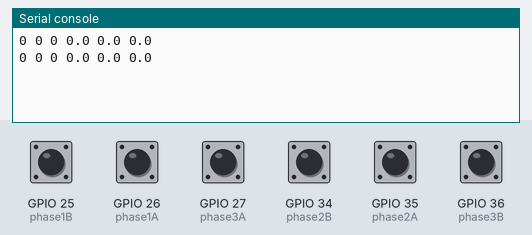
A program run on a simulated ESP32 board running MicroPython. Parts: the last lines printed to the serial console. The test bench sets the inputs (shaded band); at power-on: GPIO 25 (phase1B), GPIO 26 (phase1A), GPIO 27 (phase3A), GPIO 34 (phase2B), GPIO 35 (phase2A), GPIO 36 (phase3B) HIGH.

Above: at 1.2 s.
1.3 s: GPIO 26 (phase1A) pulled LOW for 0.15 s
At 2.7 s:
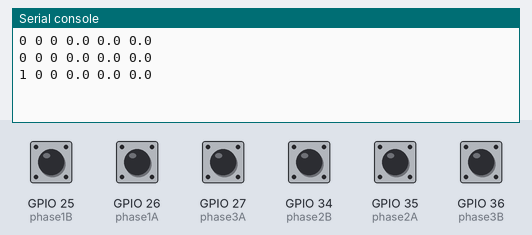
2.9 s: GPIO 27 (phase3A) pulled LOW for 0.15 s
At 3.8 s:
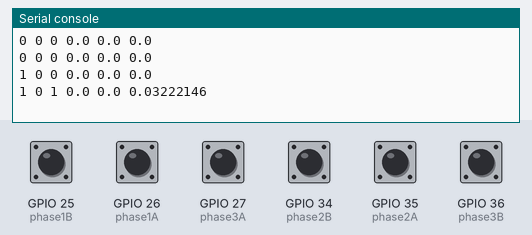
4.5 s: GPIO 35 (phase2A) pulled LOW for 0.15 s
At 5.4 s:
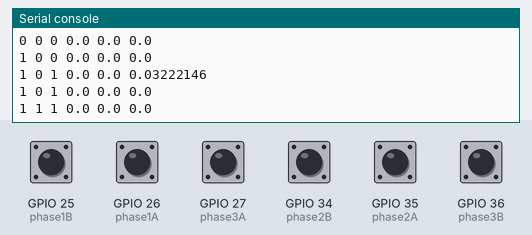
6.1 s: GPIO 26 (phase1A) pulled LOW for 1 s
At 7.8 s:
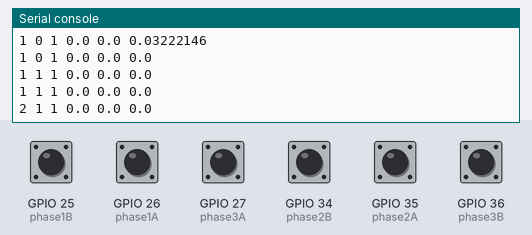
8.6 s: GPIO 27 (phase3A) pulled LOW for 1 s
At 9.7 s:
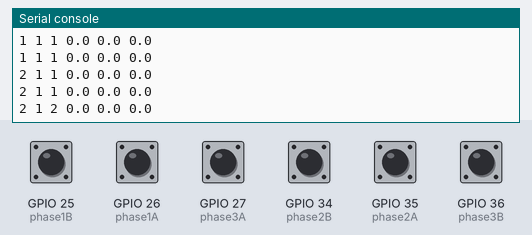
11.1 s: GPIO 35 (phase2A) pulled LOW for 1 s
At 12.8 s:
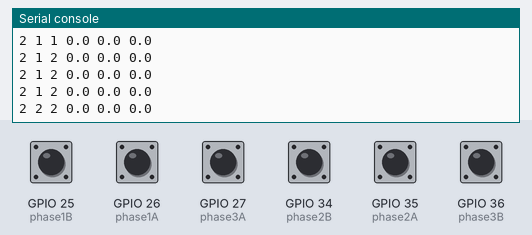
Timing chart, 0 to 14.3 s (numbered marks = the images above; inputs shaded):
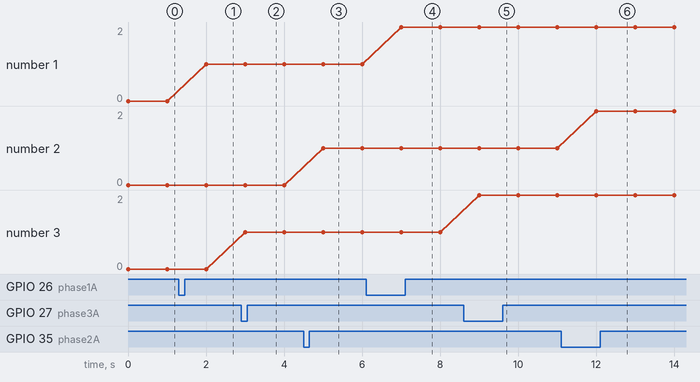

The program:

wheel_encoder.py
```python
from machine import Pin
import machine
from machine import Timer
import micropython
import utime
import math

micropython.alloc_emergency_exception_buf(100)

"""
ESP32 pin
26 : Phase A, motor1
25 : Phase B, motor1
35 : Phase A, motor2
34 : Phase B, motor2
27 : Phase A, motor3
36 : Phase B, motor3
"""

"""
Motor
390 pulse per circle
"""

# count1 = 0

# def irq_handler1(t):
#     micropython.schedule(response1, 0)

# def response1(_):
#     global count1
#     count1 += 1
#     print(count1)

# pulse_per_circle=390
# speed1 = 0.0

# rad_per_pulse = 2 * math.pi / pulse_per_circle

# phase1A = Pin(26, Pin.IN, pull=Pin.PULL_UP)
# phase1B = Pin(25, Pin.IN, pull=Pin.PULL_UP)

# phase1A.irq(trigger=Pin.IRQ_FALLING, handler=irq_handler1)

class WheelEncoder:
    def __init__(self, pulse_per_circle=390):
        # print("WheelEncoder")
        self.pulse_per_circle = pulse_per_circle

        self.count1 = 0
        self.count2 = 0
        self.count3 = 0

        self.pre_count1 = 0
        self.pre_count2 = 0
        self.pre_count3 = 0

        self.speed1 = 0.0
        self.speed2 = 0.0
        self.speed3 = 0.0

        self.rad_per_pulse = 2 * math.pi / pulse_per_circle

        self.phase1A = Pin(26, Pin.IN, pull=Pin.PULL_UP)
        self.phase1B = Pin(25, Pin.IN, pull=Pin.PULL_UP)
        self.phase2A = Pin(35, Pin.IN, pull=Pin.PULL_UP)
        self.phase2B = Pin(34, Pin.IN, pull=Pin.PULL_UP)
        self.phase3A = Pin(27, Pin.IN, pull=Pin.PULL_UP)
        self.phase3B = Pin(36, Pin.IN, pull=Pin.PULL_UP)

        self.phase1A.irq(trigger=Pin.IRQ_FALLING, handler=self.irq_handler1)
        self.phase2A.irq(trigger=Pin.IRQ_FALLING, handler=self.irq_handler2)
        self.phase3A.irq(trigger=Pin.IRQ_FALLING, handler=self.irq_handler3)

        # self.response1_ref = self.response1

        self.timer = Timer(1)
        self.period = 0.25 # 0.5s
        self.timer.init(period=int(self.period*1000), mode=Timer.PERIODIC, callback=self.caculate_speed) # 500ms

    def irq_handler1(self, t):
        # micropython.schedule(self.response1_ref, 0)
        self.count1 += 1 if (self.phase1B.value() == 1) else -1
        # print(self.count1)

    def irq_handler2(self, t):
        self.count2 += 1 if (self.phase2B.value() == 1) else -1
        # print(self.count2)

    def irq_handler3(self, t):
        self.count3 += 1 if (self.phase3B.value() == 1) else -1
        # print(self.count3)

    def response1(self, _):
        self.count1 += 1 if (self.phase1B.value() == 1) else -1
        # print(self.count1)

    def caculate_speed(self, t):
        irq_state = machine.disable_irq() # Start of critical section

        self.speed1 = (self.count1 - self.pre_count1) * self.rad_per_pulse * 2
        self.speed2 = (self.count2 - self.pre_count2) * self.rad_per_pulse * 2
        self.speed3 = (self.count3 - self.pre_count3) * self.rad_per_pulse * 2

        self.pre_count1 = self.count1
        self.pre_count2 = self.count2
        self.pre_count3 = self.count3

        machine.enable_irq(irq_state) # End of critical section

    def get_status(self):
        return self.count1, self.count2, self.count3, self.speed1, self.speed2, self.speed3

    def reset(self):
        self.count1 = 0
        self.count2 = 0
        self.count3 = 0

        self.pre_count1 = 0
        self.pre_count2 = 0
        self.pre_count3 = 0

        self.speed1 = 0.0
        self.speed2 = 0.0
        self.speed3 = 0.0


if __name__ == '__main__':
    wheel_encoder = WheelEncoder()
    while True:
        [rot1, rot2, rot3, v_rot1, v_rot2, v_rot3] = wheel_encoder.get_status()
        print(rot1, rot2, rot3, v_rot1, v_rot2, v_rot3)
        utime.sleep(1)
    
```

Measured:
- after the input at 1.3 s, the serial console: prints a new line after 0.70 s (image 1)
- after the input at 2.9 s, the serial console: prints a new line after 0.10 s (image 2)
- after the input at 4.5 s, the serial console: prints a new line after 0.50 s (image 3)
- after the input at 6.1 s, the serial console: prints a new line after 0.90 s (image 4)
- after the input at 8.6 s, the serial console: prints a new line after 0.40 s (image 5)
- after the input at 11.1 s, the serial console: prints a new line after 0.90 s (image 6)
- plotted number 1: 0 → 1 after the input at 1.3 s, 1 → 2 after the input at 6.1 s
